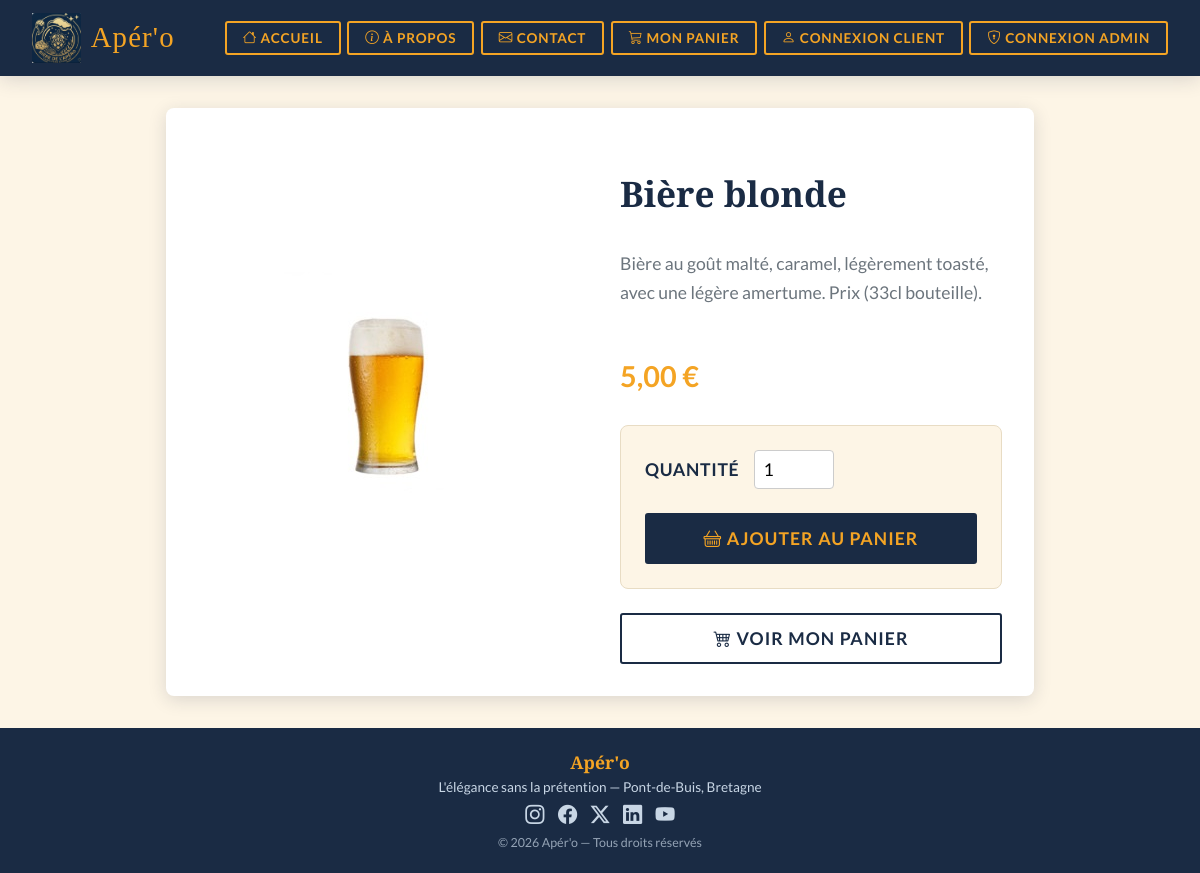
The page /index.php?page=detail_produit&idProduit=1 on the database its author committed.
### tables this page shows
CREATE TABLE `produit` (
  `numProduit` int(11) NOT NULL,
  `idCategorie` int(11) NOT NULL,
  `nomProduit` varchar(32) NOT NULL,
  `descriptif` varchar(100) NOT NULL,
  `stock` int(11) NOT NULL,
  `prixUnitaire` decimal(8,2) DEFAULT NULL,
  `nomImage` varchar(100) DEFAULT NULL
);

### detail_produit.php (the view, shortened to what this page needs)
<?php
$idProduit = $_GET["idProduit"] ?? "";
require "./info.BDD.php";
$requeteSQL = "SELECT numProduit, nomProduit, descriptif, prixUnitaire, nomImage FROM produit WHERE numProduit = :id";
$stmt = $pdo->prepare($requeteSQL);
$stmt->execute(['id' => $idProduit]);
$produit = $stmt->fetch(PDO::FETCH_ASSOC);
?>
<div class="products-section" style="max-width: 900px; margin: 2rem auto; padding: 0 1rem;">
    <div
        style="background: var(--blanc); border-radius: 8px; box-shadow: var(--ombre); padding: 2rem; display: flex; gap: 2.5rem; flex-wrap: wrap;">
        <div style="flex: 1; min-width: 300px; display: flex; align-items: center; justify-content: center;">
            <img src="/image/<?php echo htmlspecialchars($produit['nomImage']); ?>"
                alt="<?php echo htmlspecialchars($produit['nomProduit']); ?>"
                style="max-width: 100%; height: auto; border-radius: 8px;">
        </div>
        <div style="flex: 1; min-width: 300px; display: flex; flex-direction: column; justify-content: center;">
            <h2 style="color: var(--marine); font-size: 2.2rem; margin-bottom: 1rem;">
                <?php echo htmlspecialchars($produit['nomProduit']); ?>
            </h2>
            <p style="color: var(--gris); margin-bottom: 1.5rem; font-size: 1.1rem; line-height: 1.6;">
                <?php echo htmlspecialchars($produit['descriptif']); ?>
            </p>
            <p style="font-size: 1.8rem; font-weight: bold; color: var(--ambre); margin-bottom: 2rem;">
                <?php echo number_format($produit['prixUnitaire'], 2, ',', ' '); ?> €
            </p>
            <form action="ajout_panier_exe.php" method="POST"
                style="background: var(--creme); padding: 1.5rem; border-radius: 8px; border: 1px solid #e8dcc4;">
                <div class="form-group" style="margin-bottom: 1.5rem; display: flex; align-items: center;">
                    <label for="quantite"
                        style="font-weight: bold; color: var(--marine); font-size: 1.1rem; margin-right: 15px; margin-bottom: 0;">Quantité</label>
                    <input type="number" id="quantite" name="quantite" value="1" min="1"
                        style="width: 80px; padding: 0.5rem; border: 1px solid #ccc; border-radius: 4px; font-size: 1.1rem;">
                </div>
                <button type="submit" class="btn-apero" style="width: 100%; font-size: 1.1rem; padding: 0.8rem;">
                    <i class="bi bi-basket me-2"></i> Ajouter au panier
                </button>
            </form>
            <div style="margin-top: 1.5rem; text-align: center;">
                <a href="index.php?page=detail_panier" class="btn-apero btn-apero-outline"
                    style="width: 100%; font-size: 1.1rem; padding: 0.8rem;">
                    <i class="bi bi-cart4"></i> Voir mon panier
                </a>
            </div>
        </div>
    </div>
</div>

### styles.css (style rules this page uses)
:root { --marine: #1A2B44; --ambre: #F4A424; --creme: #FDF5E6; --blanc: #FFFFFF; --gris: #6c757d; --ombre: 0 4px 18px rgba(26,43,68,.15); }
*, *::before, *::after { box-sizing: border-box; }
body { margin: 0; font-family: 'Lato', sans-serif; background-color: var(--creme); color: var(--marine); min-height: 100vh; display: flex; flex-direction: column; }
h1, h2, h3 { font-family: 'Playfair Display', serif; }
a { color: inherit; text-decoration: none; }
.btn-apero { display: inline-block; background-color: var(--marine); color: var(--ambre); font-family: 'Lato', sans-serif; font-weight: 700; font-size: .9rem; letter-spacing: .06em; text-transform: uppercase; padding: .65rem 1.6rem; border: 2px solid var(--marine); border-radius: 3px; cursor: pointer; transition: background .2s, color .2s, border-color .2s; }
.btn-apero-outline { background: transparent; color: var(--marine); border: 2px solid var(--marine); }
.products-section { padding: 3rem 2rem; max-width: 1300px; margin: auto; flex: 1; }
.form-group { margin-bottom: 1.1rem; }
.form-group label { display: block; font-weight: 700; font-size: .85rem; letter-spacing: .04em; text-transform: uppercase; margin-bottom: .35rem; color: var(--marine); }
.form-group input { width: 100%; padding: .6rem .9rem; border: 1.5px solid #ccc; border-radius: 4px; font-family: 'Lato', sans-serif; font-size: .95rem; transition: border-color .2s; }

### rows shown on the page
produit: nomImage (picture), nomProduit "Bière blonde", descriptif "Bière au goût malté, caramel, légèrement toasté, avec une légère amertume. Prix (33cl bouteille).", prixUnitaire "5,00"
